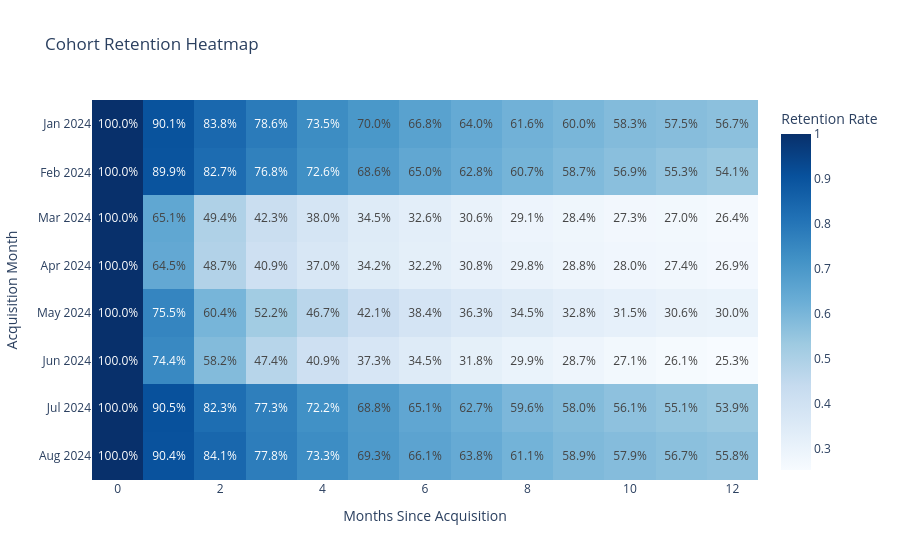

The notebook cell saved with this chart:
### Code cell
fig = px.imshow(
    heatmap_data,
    aspect="auto",
    color_continuous_scale="Blues",
    text_auto=".1%",
    labels={
        "x": "Months Since Acquisition",
        "y": "Acquisition Month",
        "color": "Retention Rate",
    },
    title="Cohort Retention Heatmap"
)

fig.update_layout(
    xaxis_title="Months Since Acquisition",
    yaxis_title="Acquisition Month"
)

fig.show()

### Figure 1 — Plotly figure (JSON) as saved in the notebook; plotly's stock layout.template omitted (floating-point values rounded to 4 significant figures)
{"data": [{"coloraxis": "coloraxis", "hovertemplate": "Months Since Acquisition: %{x}<br>Acquisition Month: %{y}<br>Retention Rate: %{z}<extra></extra>", "name": "0", "texttemplate": "%{z:.1%}", "type": "heatmap", "x": [0, 1, 2, 3, 4, 5, 6, 7, 8, 9, 10, 11, 12], "xaxis": "x", "y": ["2024-01-01T00:00:00.000000", "2024-02-01T00:00:00.000000", "2024-03-01T00:00:00.000000", "2024-04-01T00:00:00.000000", "2024-05-01T00:00:00.000000", "2024-06-01T00:00:00.000000", "2024-07-01T00:00:00.000000", "2024-08-01T00:00:00.000000"], "yaxis": "y", "z": [[1.0, 0.9015, 0.8382, 0.7856, 0.735, 0.7004, 0.6678, 0.6405, 0.6158, 0.5999, 0.5826, 0.5752, 0.5666], [1.0, 0.8986, 0.8266, 0.7677, 0.7264, 0.6859, 0.6499, 0.6283, 0.6073, 0.587, 0.5694, 0.553, 0.5406], [1.0, 0.6512, 0.4942, 0.4232, 0.3795, 0.3454, 0.3256, 0.3058, 0.2915, 0.284, 0.273, 0.2703, 0.2642], [1.0, 0.6448, 0.4871, 0.4089, 0.3704, 0.3419, 0.3221, 0.3082, 0.2982, 0.2876, 0.2803, 0.2737, 0.2691], [1.0, 0.7554, 0.6035, 0.5224, 0.4672, 0.4205, 0.3842, 0.3634, 0.3452, 0.3284, 0.3154, 0.3056, 0.2998], [1.0, 0.7441, 0.582, 0.4735, 0.4092, 0.3731, 0.3449, 0.3182, 0.2994, 0.2873, 0.2706, 0.2605, 0.2525], [1.0, 0.9053, 0.8233, 0.7733, 0.722, 0.688, 0.6513, 0.6273, 0.596, 0.58, 0.5613, 0.5507, 0.5393], [1.0, 0.9036, 0.8413, 0.7784, 0.7332, 0.6929, 0.6614, 0.6382, 0.6108, 0.5889, 0.5787, 0.567, 0.5581]]}], "layout": {"coloraxis": {"colorbar": {"title": {"text": "Retention Rate"}}, "colorscale": [[0, "rgb(247,251,255)"], [0.125, "rgb(222,235,247)"], [0.25, "rgb(198,219,239)"], [0.375, "rgb(158,202,225)"], [0.5, "rgb(107,174,214)"], [0.625, "rgb(66,146,198)"], [0.75, "rgb(33,113,181)"], [0.875, "rgb(8,81,156)"], [1, "rgb(8,48,107)"]]}, "title": {"text": "Cohort Retention Heatmap"}, "xaxis": {"anchor": "y", "domain": [0, 1], "title": {"text": "Months Since Acquisition"}}, "yaxis": {"anchor": "x", "autorange": "reversed", "domain": [0, 1], "title": {"text": "Acquisition Month"}}}}
